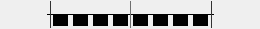
  <widget class="QStackedWidget" name="scaleWidget">
   <property name="geometry">
    <rect>
     <x>155</x>
     <y>54</y>
     <width>260</width>
     <height>29</height>
    </rect>
   </property>
   <property name="currentIndex">
    <number>1</number>
   </property>
   <widget class="QWidget" name="emptyPage"/>
   <widget class="QWidget" name="graphicEqPage">
    <widget class="Line" name="middleHLine">
     <property name="geometry">
      <rect>
       <x>47</x>
       <y>14</y>
       <width>167</width>
       <height>1</height>
      </rect>
     </property>
     <property name="styleSheet">
      <string notr="true">QFrame#middleHLine
{
	color:  rgb(0, 0, 0);
	background-color: rgb(0, 0, 0);
}</string>
     </property>
     <property name="frameShadow">
      <enum>QFrame::Plain</enum>
     </property>
     <property name="lineWidth">
      <number>1</number>
     </property>
     <property name="midLineWidth">
      <number>0</number>
     </property>
     <property name="orientation">
      <enum>Qt::Horizontal</enum>
     </property>
    </widget>
    <widget class="QWidget" name="eqBand1Widget" native="true">
     <property name="geometry">
      <rect>
       <x>53</x>
       <y>14</y>
       <width>15</width>
       <height>12</height>
      </rect>
     </property>
     <property name="styleSheet">
      <string notr="true">background-color: rgb(0, 0, 0);</string>
     </property>
    </widget>
    <widget class="QWidget" name="eqBand2Widget" native="true">
     <property name="geometry">
      <rect>
       <x>73</x>
       <y>14</y>
       <width>15</width>
       <height>12</height>
      </rect>
     </property>
     <property name="styleSheet">
      <string notr="true">background-color: rgb(0, 0, 0);</string>
     </property>
    </widget>
    <widget class="QWidget" name="eqBand4Widget" native="true">
     <property name="geometry">
      <rect>
       <x>113</x>
       <y>14</y>
       <width>15</width>
       <height>12</height>
      </rect>
     </property>
     <property name="styleSheet">
      <string notr="true">background-color: rgb(0, 0, 0);</string>
     </property>
    </widget>
    <widget class="QWidget" name="eqBand3Widget" native="true">
     <property name="geometry">
      <rect>
       <x>93</x>
       <y>14</y>
       <width>15</width>
       <height>12</height>
      </rect>
     </property>
     <property name="styleSheet">
      <string notr="true">background-color: rgb(0, 0, 0);</string>
     </property>
    </widget>
    <widget class="Line" name="middleVLine">
     <property name="geometry">
      <rect>
       <x>130</x>
       <y>1</y>
       <width>1</width>
       <height>27</height>
      </rect>
     </property>
     <property name="styleSheet">
      <string notr="true">QFrame#middleVLine
{
	color:  rgb(110, 110, 110);
	background-color: rgb(110, 110, 110);
}</string>
     </property>
     <property name="frameShadow">
      <enum>QFrame::Plain</enum>
     </property>
     <property name="orientation">
      <enum>Qt::Vertical</enum>
     </property>
    </widget>
    <widget class="QWidget" name="eqBand8Widget" native="true">
     <property name="geometry">
      <rect>
       <x>193</x>
       <y>14</y>
       <width>15</width>
       <height>12</height>
      </rect>
     </property>
     <property name="styleSheet">
      <string notr="true">background-color: rgb(0, 0, 0);</string>
     </property>
    </widget>
    <widget class="QWidget" name="eqBand6Widget" native="true">
     <property name="geometry">
      <rect>
       <x>153</x>
       <y>14</y>
       <width>15</width>
       <height>12</height>
      </rect>
     </property>
     <property name="styleSheet">
      <string notr="true">background-color: rgb(0, 0, 0);</string>
     </property>
    </widget>
    <widget class="QWidget" name="eqBand7Widget" native="true">
     <property name="geometry">
      <rect>
       <x>173</x>
       <y>14</y>
       <width>15</width>
       <height>12</height>
      </rect>
     </property>
     <property name="styleSheet">
      <string notr="true">background-color: rgb(0, 0, 0);</string>
     </property>
    </widget>
    <widget class="QWidget" name="eqBand5Widget" native="true">
     <property name="geometry">
      <rect>
       <x>133</x>
       <y>14</y>
       <width>15</width>
       <height>12</height>
      </rect>
     </property>
     <property name="styleSheet">
      <string notr="true">background-color: rgb(0, 0, 0);</string>
     </property>
    </widget>
    <widget class="Line" name="startVLine">
     <property name="geometry">
      <rect>
       <x>50</x>
       <y>1</y>
       <width>1</width>
       <height>27</height>
      </rect>
     </property>
     <property name="styleSheet">
      <string notr="true">QFrame#startVLine
{
	color:  rgb(50, 50, 50);
	background-color: rgb(50, 50, 50);
}</string>
     </property>
     <property name="frameShadow">
      <enum>QFrame::Plain</enum>
     </property>
     <property name="orientation">
      <enum>Qt::Vertical</enum>
     </property>
    </widget>
    <widget class="Line" name="endVLine">
     <property name="geometry">
      <rect>
       <x>211</x>
       <y>1</y>
       <width>1</width>
       <height>27</height>
      </rect>
     </property>
     <property name="styleSheet">
      <string notr="true">QFrame#endVLine
{
	color:  rgb(50, 50, 50);
	background-color: rgb(50, 50, 50);
}</string>
     </property>
     <property name="frameShadow">
      <enum>QFrame::Plain</enum>
     </property>
     <property name="orientation">
      <enum>Qt::Vertical</enum>
     </property>
    </widget>
   </widget>
   <widget class="QWidget" name="stompScalePage"/>
  </widget>
